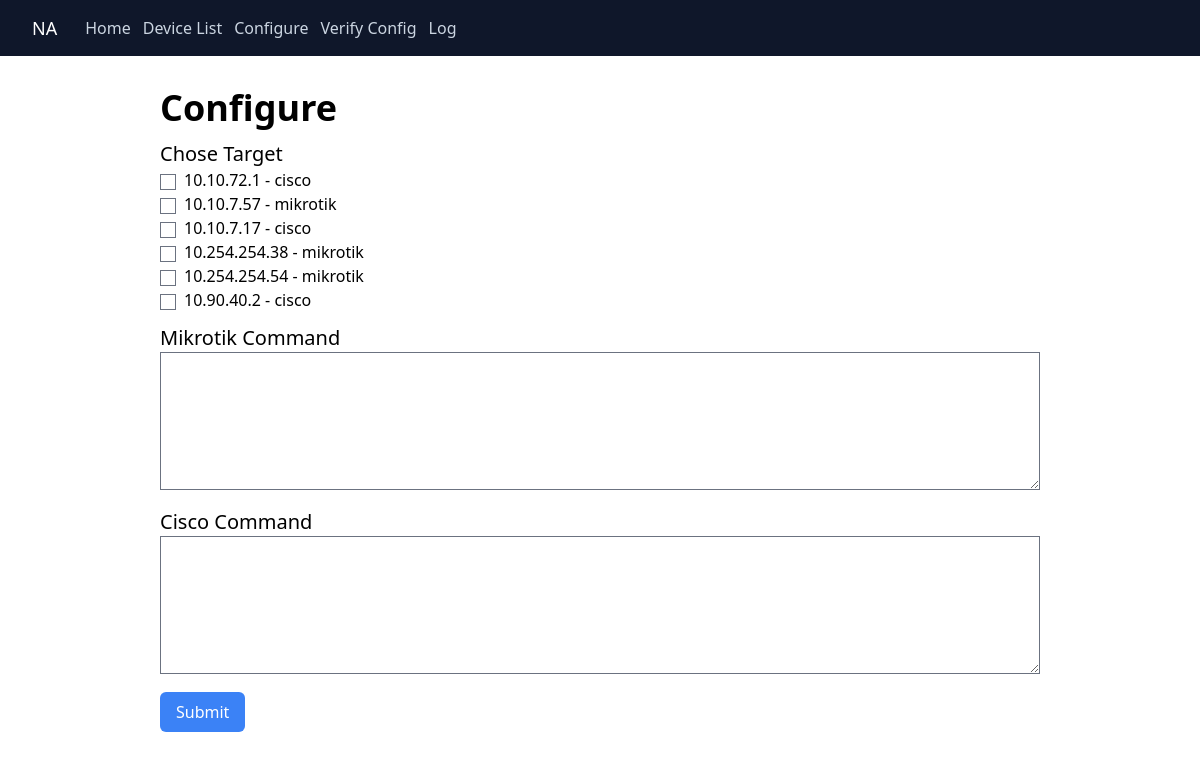
The app's page /config/ with its own data.
### network_automation/models.py (models this page shows, shortened)
class Device(models.Model):
    ip_address = models.CharField(max_length=255)
    hostname = models.CharField(max_length=255)
    username = models.CharField(max_length=255)
    password = models.CharField(max_length=255)
    ssh_port = models.IntegerField(default=22)
    VENDOR_CHOICES = (
        ('mikrotik', 'Mikrotik'),
        ('cisco', 'Cisco')
    )
    vendor = models.CharField(max_length=255, choices=VENDOR_CHOICES)

### network_automation/views.py (the view)
# urls.py: path('config/', views.config, name='config'),
def config(request):
    if request.method == "POST":
        select_device_id = request.POST.getlist('device')
        mikrotik_command = request.POST['mikrotik_command'].splitlines()
        cisco_command = request.POST['cisco_command'].splitlines()
        for x in select_device_id:
            try:
                dev = get_object_or_404(Device, pk=x)
                ssh_client = paramiko.SSHClient()
                ssh_client.set_missing_host_key_policy(paramiko.AutoAddPolicy())
                ssh_client.connect(hostname=dev.ip_address, username=dev.username, password=dev.password, port=dev.ssh_port)
                if dev.vendor.lower() == 'cisco':
                    conn = ssh_client.invoke_shell()
                    conn.send("conf t\n")
                    for cmd in cisco_command:
                        conn.send(cmd + "\n")
                        time.sleep(1)
                else:
                    for cmd in mikrotik_command:
                        ssh_client.exec_command(cmd)
                log = Log(target=dev.ip_address, action='Configure', status='Success', time=datetime.now(), messages="No Error")
                log.save()
            except Exception as e:
                log = Log(target=dev.ip_address, action='Configure', status='Error', time=datetime.now(), messages=str(e))
                log.save()
        return redirect(home)
    else:
        devices = Device.objects.all()
        context = {
            'devices': devices,
            'mode': 'Configure'
        }
        return render(request, 'config.html', context)

### templates/config.html (shortened to what this page needs)
{% extends 'base.html' %}
{% block content %}
<h1 class="text-4xl font-semibold">{{mode}}</h1>
<form method="POST">
    <h4 class="mt-3 text-xl">Chose Target</h4>
    {% for device in devices %}
        <input type="checkbox" name="device" value="{{ device.id }}"><span class="ml-2">{{device.ip_address}} - {{device.vendor}}</span><br>
    {% endfor %}
    <h4 class="mt-3 text-xl">Mikrotik Command</h4>
    <textarea class="w-full" rows="5" name="mikrotik_command"></textarea>
    <h4 class="mt-3 text-xl">Cisco Command</h4>
    <textarea class="w-full" rows="5" name="cisco_command"></textarea>
    <button type="submit" class="mt-3 rounded-md text-white bg-blue-500 hover:bg-blue-600 px-4 py-2">Submit</button>
</form>
{% endblock content %}

### records on screen
Device: ip_address "10.10.72.1", vendor "cisco"
Device: ip_address "10.10.7.57", vendor "mikrotik"
Device: ip_address "10.10.7.17", vendor "cisco"
Device: ip_address "10.254.254.38", vendor "mikrotik"
Device: ip_address "10.254.254.54", vendor "mikrotik"
Device: ip_address "10.90.40.2", vendor "cisco"

### other values on screen
{{ mode }} "Configure"
